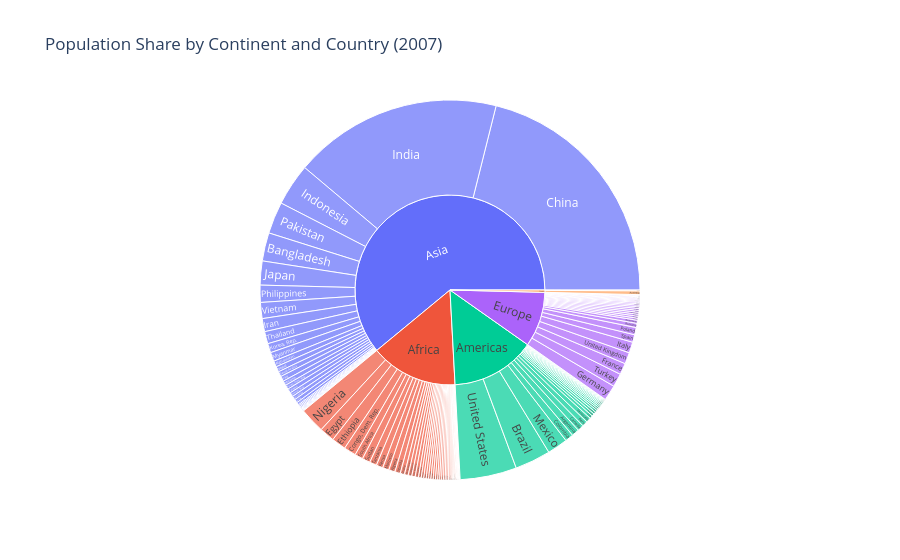

Source (notebook cell):
### Markdown cell above
### Sunburst Chart

Sunburst charts show hierarchical part-to-whole relationships, nested rings, where each ring is one level deeper into the hierarchy. Here, we'll show population share by continent, then by country within each continent, for 2007.

**Syntax:**

```python
fig = px.sunburst(df, path=['...', '...'], values='...')
fig.show()
```

### Code cell
fig = px.sunburst(gapminder_2007, path=["continent", "country"], values="pop",
                   title="Population Share by Continent and Country (2007)")
fig.show()

### Figure 1 — Plotly figure (JSON) as saved in the notebook; plotly's stock layout.template omitted (floating-point values rounded to 4 significant figures; data arrays with more than 128 entries replaced by an {"elided": "..."} marker saying what was removed)
{"data": [{"branchvalues": "total", "domain": {"x": [0, 1], "y": [0, 1]}, "hovertemplate": "labels=%{label}<br>pop=%{value}<br>parent=%{parent}<br>id=%{id}<extra></extra>", "ids": {"elided": "147 str values"}, "labels": {"elided": "147 str values"}, "name": "", "parents": {"elided": "147 str values"}, "type": "sunburst", "values": {"elided": "147 float values"}}], "layout": {"legend": {"tracegroupgap": 0}, "title": {"text": "Population Share by Continent and Country (2007)"}}}
